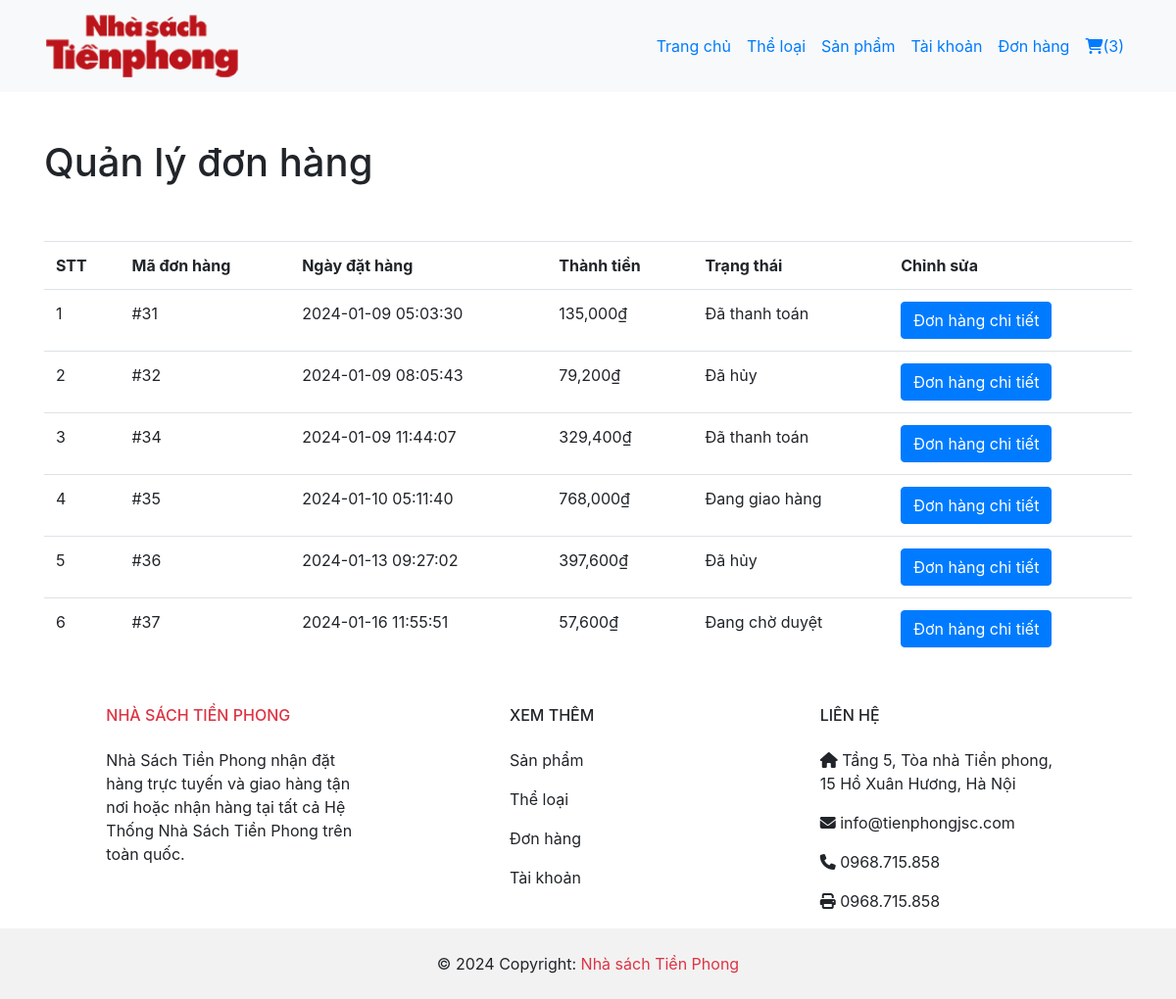
The page /order.php (signed in) on the database its author committed.
### tables this page shows
CREATE TABLE `don_hang` (
  `id` int(10) UNSIGNED NOT NULL,
  `id_khach_hang` int(10) UNSIGNED NOT NULL,
  `ho_ten` varchar(150) NOT NULL,
  `dien_thoai` varchar(20) NOT NULL,
  `email` varchar(150) NOT NULL,
  `dia_chi` varchar(255) NOT NULL,
  `ghi_chu` text NOT NULL,
  `ngay_dat_hang` datetime NOT NULL,
  `thanh_tien` int(10) NOT NULL,
  `trang_thai` varchar(50) NOT NULL
);

### order.php (the view, shortened to what this page needs)
<?php
include('partials-front/menu.php');
?>
<div class="container">
    <h1 class="mt-5">Quản lý đơn hàng</h1>
    <br>
    <br>
    <table class="table">
        <tr>
            <th>STT</th>
            <th>Mã đơn hàng</th>
            <th>Ngày đặt hàng</th>
            <th>Thành tiền</th>
            <th>Trạng thái</th>
            <th>Chỉnh sửa</th>
        </tr>
        <?php
        $ten_tai_khoan = $_SESSION['customer-user'];
        $sql = "SELECT * FROM nguoi_dung WHERE ten_tai_khoan='$ten_tai_khoan'";
        $res = mysqli_query($conn, $sql);
        $row = mysqli_fetch_assoc($res);
        $id_khach_hang = $row['id'];
        $stt = 1;
        $sql2 = "SELECT * FROM don_hang WHERE id_khach_hang=$id_khach_hang";
        $res2 = mysqli_query($conn, $sql2);
        if ($res2 == TRUE) {
            $count2 = mysqli_num_rows($res2);
            if ($count2 > 0) {
                while ($row2 = mysqli_fetch_assoc($res2)) {
                    $id_don_hang = $row2['id'];
                    $ngay_dat_hang = $row2['ngay_dat_hang'];
                    $thanh_tien = $row2['thanh_tien'];
                    $trang_thai = $row2['trang_thai'];
        ?>
                    <tr>
                        <td><?php echo $stt++; ?></td>
                        <td>#<?php echo $id_don_hang; ?></td>
                        <td><?php echo $ngay_dat_hang; ?></td>
                        <td><?php echo number_format($thanh_tien); ?>₫</td>
                        <td><?php echo $trang_thai; ?></td>
                        <td>
                            <a href="<?php echo SITEURL; ?>order-detail.php?id_don_hang=<?= $id_don_hang?>" class="btn btn-primary">Đơn hàng chi tiết</a>
                        </td>
                    </tr>
        <?php
                }
            } else {
            }
        }
        ?>
    </table>
</div>
<?php include('partials-front/footer.php') ?>

### rows shown on the page
don_hang: id "31", ngay_dat_hang "2024-01-09 05:03:30", thanh_tien "135,000", trang_thai "Đã thanh toán"
don_hang: id "32", ngay_dat_hang "2024-01-09 08:05:43", thanh_tien "79,200", trang_thai "Đã hủy"
don_hang: id "34", ngay_dat_hang "2024-01-09 11:44:07", thanh_tien "329,400", trang_thai "Đã thanh toán"
don_hang: id "35", ngay_dat_hang "2024-01-10 05:11:40", thanh_tien "768,000", trang_thai "Đang giao hàng"
don_hang: id "36", ngay_dat_hang "2024-01-13 09:27:02", thanh_tien "397,600", trang_thai "Đã hủy"
don_hang: id "37", ngay_dat_hang "2024-01-16 11:55:51", thanh_tien "57,600", trang_thai "Đang chờ duyệt"

### other values the page prints
$count "3"
